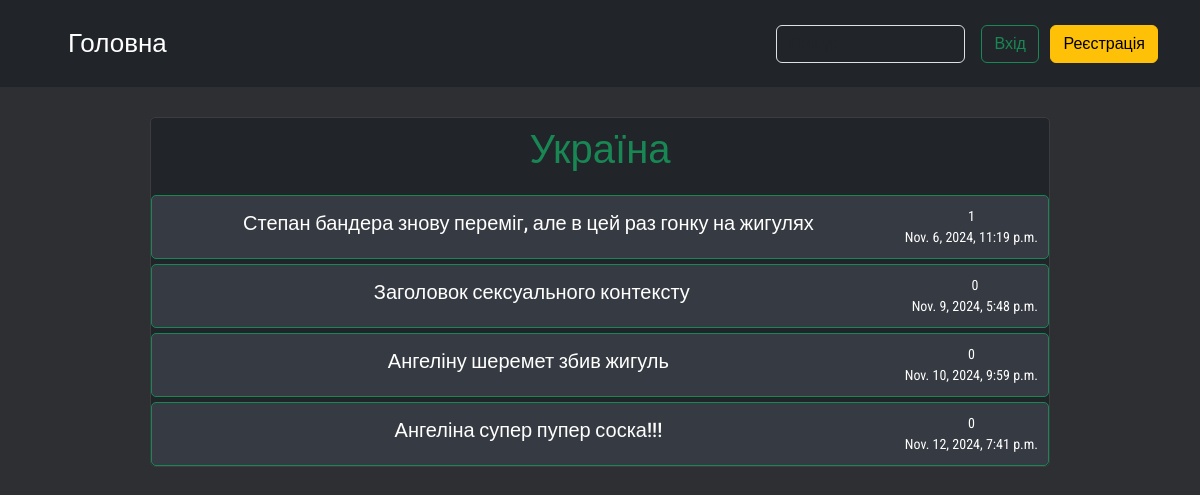
Page /election2024/ukraine/ on the committed database.
### forum/models.py (models this page shows, shortened)
class SubCategory(models.Model):
    category = models.ForeignKey(Category, verbose_name='Категорія', related_name='subcategory', on_delete=models.CASCADE)
    name = models.CharField(verbose_name='Назва підкатегорії', max_length=32)
    slug = models.SlugField(verbose_name='slug', blank=True, unique=True)

class Topic(models.Model):
    title = models.CharField(verbose_name='Тема обговорення', max_length=72)
    content = models.TextField(verbose_name='Контент', max_length=1000)
    subcategory = models.ForeignKey(SubCategory, verbose_name='Під категорія', on_delete=models.CASCADE)
    created_at = models.DateTimeField(auto_now_add=True, verbose_name='Дата створення')
    updated_at = models.DateTimeField(auto_now=True, verbose_name='Дата оновлення')
    author = models.ForeignKey(User, verbose_name='Автор', on_delete=models.CASCADE)
    def get_absolute_url(self):
        return reverse("topic", kwargs={"category_slug": self.subcategory.category.slug,
                                        "subcategory_slug": self.subcategory.slug, "topic_id": self.id})

### forum/views.py (the view)
# urls.py: path('<slug:category_slug>/<slug:subcategory_slug>/', views.SubcategoryTopicsView.as_view(), name='subcategory-topics'),
class SubcategoryTopicsView(ListView):
    model = Topic
    template_name = 'forum/category-topics.html'
    context_object_name = 'topics'
    def get_queryset(self):
        self.category = get_object_or_404(Category, slug=self.kwargs['category_slug'])
        self.subcategory = get_object_or_404(SubCategory, slug=self.kwargs['subcategory_slug'], category=self.category)
        return Topic.objects.filter(subcategory=self.subcategory).annotate(count_posts=Count('posts'))
    def get_context_data(self, **kwargs):
        context = super().get_context_data(**kwargs)
        context['title'] = f'Список обговорень {self.subcategory.name}'
        context['category_title'] = self.subcategory.name
        context['category_slug'] = self.category.slug
        context['subcategory_slug'] = self.subcategory.slug
        return context

### templates/forum/category-topics.html (shortened to what this page needs)
{% extends 'base.html' %}
{% load static %}
{% block extra_css %}
<link href='{% static "css/category-topics/category-topics.css" %}' rel='stylesheet'>
{% endblock %}
{%block content%}
<div class='topics-container'>
    <div class='category-name p-2'>
        <h1 class='flex-grow-1'>{{category_title}}</h1>
    </div>
    {% for topic in topics %}
    <div class='topic'>
        <a href='{{topic.get_absolute_url}}'><h2>{{topic.title}}</a></h2>
        <div class='topic-info'>
            <p>{{topic.count_posts}}</p>
            <p>{{topic.created_at}}</p>
        </div>
    </div>
    {% endfor %}
</div>
{% endblock %}

### static/css/index.css (style rules this page uses)
* { margin: 0px; padding: 0px; }
* a { text-decoration: none !important; color: white; transition: 0.1s ease-in; }
body { font-family: 'Roboto Condensed', sans-serif; width: 100%; height: 100%; background-color: #2d2f33; }

### static/css/category-topics/category-topics.css (style rules this page uses)
div.topics-container { display: flex; justify-content: center; align-items: center; flex-direction: column; background-color: #212429; color: white; width: 75%; height: 100%; margin: 30px; border: #3b3c41 1px solid; border-radius: 5px; }
div.topics-container h1 { color: #188754; cursor: default; }
div.topic { margin-top: 5px; display: flex; justify-content: space-between; flex-direction: row; width: 100%; padding:5px; border-radius: 5px; align-items:baseline; max-height: 70px; text-align: start; border: 0.5px solid #188754; background: #363A42; align-items: center; }
div.topic-info { display: flex; justify-content: center; align-items: center; flex-direction: column; height: 90%; padding: 5px; cursor: default; }
div.topic h2 { font-size: 20px; }
div.topic-info p { margin: 0px; font-size: 14px; }
div.category-name { display: flex; flex-direction: row; justify-content: space-between; width: 100%; text-align: center; align-items: center; }

### rows in the picture
SubCategory: name "Україна"
Topic: title "Степан бандера знову переміг, але в цей раз гонку на жигулях", count_posts "1", created_at "Nov. 6, 2024, 11:19 p.m."
Topic: title "Заголовок сексуального контексту", count_posts "0", created_at "Nov. 9, 2024, 5:48 p.m."
Topic: title "Ангеліну шеремет збив жигуль", count_posts "0", created_at "Nov. 10, 2024, 9:59 p.m."
Topic: title "Ангеліна супер пупер соска!!!", count_posts "0", created_at "Nov. 12, 2024, 7:41 p.m."
